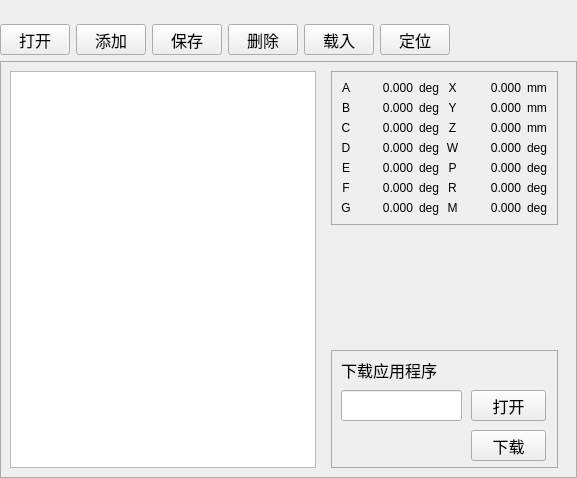
<?xml version="1.0" encoding="UTF-8"?>
<ui version="4.0">
 <class>cteachpointui</class>
 <widget class="QWidget" name="cteachpointui">
  <property name="geometry">
   <rect>
    <x>0</x>
    <y>0</y>
    <width>577</width>
    <height>478</height>
   </rect>
  </property>
  <property name="windowTitle">
   <string>Form</string>
  </property>
  <layout class="QVBoxLayout" name="verticalLayout">
   <property name="leftMargin">
    <number>0</number>
   </property>
   <property name="topMargin">
    <number>0</number>
   </property>
   <property name="rightMargin">
    <number>0</number>
   </property>
   <property name="bottomMargin">
    <number>0</number>
   </property>
   <item>
    <widget class="QLabel" name="label_2">
     <property name="font">
      <font>
       <pointsize>12</pointsize>
      </font>
     </property>
     <property name="text">
      <string/>
     </property>
    </widget>
   </item>
   <item>
    <widget class="QWidget" name="horizontalWidget" native="true">
     <property name="minimumSize">
      <size>
       <width>0</width>
       <height>0</height>
      </size>
     </property>
     <property name="maximumSize">
      <size>
       <width>16777215</width>
       <height>16777215</height>
      </size>
     </property>
     <layout class="QHBoxLayout" name="horizontalLayout">
      <property name="leftMargin">
       <number>0</number>
      </property>
      <property name="topMargin">
       <number>0</number>
      </property>
      <property name="rightMargin">
       <number>0</number>
      </property>
      <property name="bottomMargin">
       <number>0</number>
      </property>
      <item>
       <widget class="QToolButton" name="openteachpoint">
        <property name="minimumSize">
         <size>
          <width>70</width>
          <height>30</height>
         </size>
        </property>
        <property name="font">
         <font>
          <pointsize>12</pointsize>
         </font>
        </property>
        <property name="toolTip">
         <string>打开示教点</string>
        </property>
        <property name="statusTip">
         <string>打开示教点</string>
        </property>
        <property name="text">
         <string>打开</string>
        </property>
       </widget>
      </item>
      <item>
       <widget class="QToolButton" name="addteachpoint">
        <property name="minimumSize">
         <size>
          <width>70</width>
          <height>30</height>
         </size>
        </property>
        <property name="font">
         <font>
          <pointsize>12</pointsize>
         </font>
        </property>
        <property name="toolTip">
         <string>创建示教点</string>
        </property>
        <property name="statusTip">
         <string>创建示教点</string>
        </property>
        <property name="text">
         <string>添加</string>
        </property>
       </widget>
      </item>
      <item>
       <widget class="QToolButton" name="saveteachpoint">
        <property name="minimumSize">
         <size>
          <width>70</width>
          <height>30</height>
         </size>
        </property>
        <property name="font">
         <font>
          <pointsize>12</pointsize>
         </font>
        </property>
        <property name="toolTip">
         <string>保存示教点</string>
        </property>
        <property name="statusTip">
         <string>保存示教点</string>
        </property>
        <property name="text">
         <string>保存</string>
        </property>
       </widget>
      </item>
      <item>
       <widget class="QToolButton" name="deleteteachpoint">
        <property name="minimumSize">
         <size>
          <width>70</width>
          <height>30</height>
         </size>
        </property>
        <property name="font">
         <font>
          <pointsize>12</pointsize>
         </font>
        </property>
        <property name="toolTip">
         <string>删除示教点</string>
        </property>
        <property name="statusTip">
         <string>删除示教点</string>
        </property>
        <property name="text">
         <string>删除</string>
        </property>
       </widget>
      </item>
      <item>
       <widget class="QToolButton" name="getteachpoint">
        <property name="minimumSize">
         <size>
          <width>70</width>
          <height>30</height>
         </size>
        </property>
        <property name="font">
         <font>
          <pointsize>12</pointsize>
         </font>
        </property>
        <property name="toolTip">
         <string>获取示教点</string>
        </property>
        <property name="statusTip">
         <string>获取示教点</string>
        </property>
        <property name="text">
         <string>载入</string>
        </property>
       </widget>
      </item>
      <item>
       <widget class="QToolButton" name="movetopoint">
        <property name="minimumSize">
         <size>
          <width>70</width>
          <height>30</height>
         </size>
        </property>
        <property name="font">
         <font>
          <pointsize>12</pointsize>
         </font>
        </property>
        <property name="toolTip">
         <string>移动到示教点</string>
        </property>
        <property name="statusTip">
         <string>移动到示教点</string>
        </property>
        <property name="text">
         <string>定位</string>
        </property>
       </widget>
      </item>
      <item>
       <spacer name="horizontalSpacer">
        <property name="orientation">
         <enum>Qt::Horizontal</enum>
        </property>
        <property name="sizeHint" stdset="0">
         <size>
          <width>40</width>
          <height>20</height>
         </size>
        </property>
       </spacer>
      </item>
     </layout>
    </widget>
   </item>
   <item>
    <widget class="QGroupBox" name="qgroupBox">
     <property name="styleSheet">
      <string notr="true">QGroupBox {
            border-color: rgb(170, 170, 170);
            border-width: 1px;
            border-style: solid;
            margin-top: 1ex;
			font: 16px
        }
        QGroupBox::title {
            subcontrol-origin: margin;
            subcontrol-position: top left;
            left: 10px;
            margin-left: 2px;
            padding: 0  0px;
        }</string>
     </property>
     <layout class="QHBoxLayout" name="horizontalLayout_2" stretch="5,4">
      <item>
       <widget class="QTableView" name="teachpointtable"/>
      </item>
      <item>
       <widget class="QWidget" name="widget" native="true">
        <layout class="QVBoxLayout" name="verticalLayout_2" stretch="1,2,2">
         <property name="topMargin">
          <number>0</number>
         </property>
         <property name="bottomMargin">
          <number>0</number>
         </property>
         <item>
          <widget class="QGroupBox" name="gridGroupBox">
           <property name="sizePolicy">
            <sizepolicy hsizetype="Preferred" vsizetype="Fixed">
             <horstretch>0</horstretch>
             <verstretch>0</verstretch>
            </sizepolicy>
           </property>
           <layout class="QGridLayout" name="gridLayout" rowstretch="1,0,0,0,0,0,0" columnstretch="0,5,0,0,1,5,0">
            <item row="3" column="2">
             <widget class="QLabel" name="label_20">
              <property name="text">
               <string>deg</string>
              </property>
             </widget>
            </item>
            <item row="0" column="0">
             <widget class="QLabel" name="label_3">
              <property name="sizePolicy">
               <sizepolicy hsizetype="Minimum" vsizetype="Fixed">
                <horstretch>0</horstretch>
                <verstretch>0</verstretch>
               </sizepolicy>
              </property>
              <property name="text">
               <string>A</string>
              </property>
              <property name="alignment">
               <set>Qt::AlignCenter</set>
              </property>
             </widget>
            </item>
            <item row="0" column="1">
             <widget class="QLabel" name="A">
              <property name="text">
               <string>0.000</string>
              </property>
              <property name="alignment">
               <set>Qt::AlignRight|Qt::AlignTrailing|Qt::AlignVCenter</set>
              </property>
             </widget>
            </item>
            <item row="1" column="1">
             <widget class="QLabel" name="B">
              <property name="text">
               <string>0.000</string>
              </property>
              <property name="alignment">
               <set>Qt::AlignRight|Qt::AlignTrailing|Qt::AlignVCenter</set>
              </property>
             </widget>
            </item>
            <item row="1" column="0">
             <widget class="QLabel" name="label_5">
              <property name="text">
               <string>B</string>
              </property>
              <property name="alignment">
               <set>Qt::AlignCenter</set>
              </property>
             </widget>
            </item>
            <item row="1" column="5">
             <widget class="QLabel" name="y">
              <property name="text">
               <string>0.000</string>
              </property>
              <property name="alignment">
               <set>Qt::AlignRight|Qt::AlignTrailing|Qt::AlignVCenter</set>
              </property>
             </widget>
            </item>
            <item row="2" column="1">
             <widget class="QLabel" name="C">
              <property name="text">
               <string>0.000</string>
              </property>
              <property name="alignment">
               <set>Qt::AlignRight|Qt::AlignTrailing|Qt::AlignVCenter</set>
              </property>
             </widget>
            </item>
            <item row="3" column="0">
             <widget class="QLabel" name="label_17">
              <property name="text">
               <string>D</string>
              </property>
              <property name="alignment">
               <set>Qt::AlignCenter</set>
              </property>
             </widget>
            </item>
            <item row="1" column="2">
             <widget class="QLabel" name="label_16">
              <property name="text">
               <string>deg</string>
              </property>
             </widget>
            </item>
            <item row="3" column="1">
             <widget class="QLabel" name="D">
              <property name="text">
               <string>0.000</string>
              </property>
              <property name="alignment">
               <set>Qt::AlignRight|Qt::AlignTrailing|Qt::AlignVCenter</set>
              </property>
             </widget>
            </item>
            <item row="0" column="5">
             <widget class="QLabel" name="x">
              <property name="text">
               <string>0.000</string>
              </property>
              <property name="alignment">
               <set>Qt::AlignRight|Qt::AlignTrailing|Qt::AlignVCenter</set>
              </property>
             </widget>
            </item>
            <item row="1" column="4">
             <widget class="QLabel" name="label_18">
              <property name="text">
               <string>Y</string>
              </property>
              <property name="alignment">
               <set>Qt::AlignCenter</set>
              </property>
             </widget>
            </item>
            <item row="0" column="4">
             <widget class="QLabel" name="label_7">
              <property name="text">
               <string>X</string>
              </property>
              <property name="alignment">
               <set>Qt::AlignCenter</set>
              </property>
             </widget>
            </item>
            <item row="0" column="2">
             <widget class="QLabel" name="label_14">
              <property name="text">
               <string>deg</string>
              </property>
             </widget>
            </item>
            <item row="2" column="2">
             <widget class="QLabel" name="label_19">
              <property name="text">
               <string>deg</string>
              </property>
             </widget>
            </item>
            <item row="2" column="0">
             <widget class="QLabel" name="label_15">
              <property name="text">
               <string>C</string>
              </property>
              <property name="alignment">
               <set>Qt::AlignCenter</set>
              </property>
             </widget>
            </item>
            <item row="0" column="6">
             <widget class="QLabel" name="label_21">
              <property name="text">
               <string>mm</string>
              </property>
             </widget>
            </item>
            <item row="1" column="6">
             <widget class="QLabel" name="label_22">
              <property name="text">
               <string>mm</string>
              </property>
             </widget>
            </item>
            <item row="2" column="4">
             <widget class="QLabel" name="label_25">
              <property name="text">
               <string>Z</string>
              </property>
              <property name="alignment">
               <set>Qt::AlignCenter</set>
              </property>
             </widget>
            </item>
            <item row="3" column="4">
             <widget class="QLabel" name="label_8">
              <property name="text">
               <string>W</string>
              </property>
              <property name="alignment">
               <set>Qt::AlignCenter</set>
              </property>
             </widget>
            </item>
            <item row="2" column="5">
             <widget class="QLabel" name="z">
              <property name="text">
               <string>0.000</string>
              </property>
              <property name="alignment">
               <set>Qt::AlignRight|Qt::AlignTrailing|Qt::AlignVCenter</set>
              </property>
             </widget>
            </item>
            <item row="3" column="5">
             <widget class="QLabel" name="w">
              <property name="text">
               <string>0.000</string>
              </property>
              <property name="alignment">
               <set>Qt::AlignRight|Qt::AlignTrailing|Qt::AlignVCenter</set>
              </property>
             </widget>
            </item>
            <item row="2" column="6">
             <widget class="QLabel" name="label_24">
              <property name="text">
               <string>mm</string>
              </property>
             </widget>
            </item>
            <item row="3" column="6">
             <widget class="QLabel" name="label_23">
              <property name="text">
               <string>deg</string>
              </property>
             </widget>
            </item>
            <item row="4" column="1">
             <widget class="QLabel" name="E">
              <property name="text">
               <string>0.000</string>
              </property>
              <property name="alignment">
               <set>Qt::AlignRight|Qt::AlignTrailing|Qt::AlignVCenter</set>
              </property>
             </widget>
            </item>
            <item row="4" column="0">
             <widget class="QLabel" name="label_26">
              <property name="text">
               <string>E</string>
              </property>
              <property name="alignment">
               <set>Qt::AlignCenter</set>
              </property>
             </widget>
            </item>
            <item row="4" column="2">
             <widget class="QLabel" name="label_27">
              <property name="text">
               <string>deg</string>
              </property>
             </widget>
            </item>
            <item row="4" column="5">
             <widget class="QLabel" name="p">
              <property name="text">
               <string>0.000</string>
              </property>
              <property name="alignment">
               <set>Qt::AlignRight|Qt::AlignTrailing|Qt::AlignVCenter</set>
              </property>
             </widget>
            </item>
            <item row="4" column="6">
             <widget class="QLabel" name="label_28">
              <property name="text">
               <string>deg</string>
              </property>
             </widget>
            </item>
            <item row="4" column="4">
             <widget class="QLabel" name="label_29">
              <property name="text">
               <string>P</string>
              </property>
              <property name="alignment">
               <set>Qt::AlignCenter</set>
              </property>
             </widget>
            </item>
            <item row="5" column="0">
             <widget class="QLabel" name="label_30">
              <property name="text">
               <string>F</string>
              </property>
              <property name="alignment">
               <set>Qt::AlignCenter</set>
              </property>
             </widget>
            </item>
            <item row="5" column="1">
             <widget class="QLabel" name="F">
              <property name="text">
               <string>0.000</string>
              </property>
              <property name="alignment">
               <set>Qt::AlignRight|Qt::AlignTrailing|Qt::AlignVCenter</set>
              </property>
             </widget>
            </item>
            <item row="5" column="2">
             <widget class="QLabel" name="label_31">
              <property name="text">
               <string>deg</string>
              </property>
             </widget>
            </item>
            <item row="5" column="4">
             <widget class="QLabel" name="label_32">
              <property name="text">
               <string>R</string>
              </property>
              <property name="alignment">
               <set>Qt::AlignCenter</set>
              </property>
             </widget>
            </item>
            <item row="5" column="5">
             <widget class="QLabel" name="r">
              <property name="text">
               <string>0.000</string>
              </property>
              <property name="alignment">
               <set>Qt::AlignRight|Qt::AlignTrailing|Qt::AlignVCenter</set>
              </property>
             </widget>
            </item>
            <item row="5" column="6">
             <widget class="QLabel" name="label_33">
              <property name="text">
               <string>deg</string>
              </property>
             </widget>
            </item>
            <item row="6" column="0">
             <widget class="QLabel" name="label_4">
              <property name="text">
               <string>G</string>
              </property>
              <property name="alignment">
               <set>Qt::AlignCenter</set>
              </property>
             </widget>
            </item>
            <item row="6" column="4">
             <widget class="QLabel" name="label_6">
              <property name="text">
               <string>M</string>
              </property>
              <property name="alignment">
               <set>Qt::AlignCenter</set>
              </property>
             </widget>
            </item>
            <item row="6" column="2">
             <widget class="QLabel" name="label_9">
              <property name="text">
               <string>deg</string>
              </property>
             </widget>
            </item>
            <item row="6" column="6">
             <widget class="QLabel" name="label_10">
              <property name="text">
               <string>deg</string>
              </property>
             </widget>
            </item>
            <item row="6" column="1">
             <widget class="QLabel" name="G">
              <property name="text">
               <string>0.000</string>
              </property>
              <property name="alignment">
               <set>Qt::AlignRight|Qt::AlignTrailing|Qt::AlignVCenter</set>
              </property>
             </widget>
            </item>
            <item row="6" column="5">
             <widget class="QLabel" name="m">
              <property name="text">
               <string>0.000</string>
              </property>
              <property name="alignment">
               <set>Qt::AlignRight|Qt::AlignTrailing|Qt::AlignVCenter</set>
              </property>
             </widget>
            </item>
           </layout>
          </widget>
         </item>
         <item>
          <spacer name="verticalSpacer">
           <property name="orientation">
            <enum>Qt::Vertical</enum>
           </property>
           <property name="sizeHint" stdset="0">
            <size>
             <width>20</width>
             <height>40</height>
            </size>
           </property>
          </spacer>
         </item>
         <item>
          <widget class="QGroupBox" name="groupBox_2">
           <widget class="QLabel" name="label">
            <property name="geometry">
             <rect>
              <x>10</x>
              <y>10</y>
              <width>101</width>
              <height>20</height>
             </rect>
            </property>
            <property name="font">
             <font>
              <pointsize>12</pointsize>
             </font>
            </property>
            <property name="text">
             <string>下载应用程序</string>
            </property>
           </widget>
           <widget class="QPushButton" name="openuserfile">
            <property name="geometry">
             <rect>
              <x>140</x>
              <y>40</y>
              <width>75</width>
              <height>31</height>
             </rect>
            </property>
            <property name="font">
             <font>
              <pointsize>12</pointsize>
             </font>
            </property>
            <property name="text">
             <string>打开</string>
            </property>
           </widget>
           <widget class="QLineEdit" name="userfilename">
            <property name="geometry">
             <rect>
              <x>10</x>
              <y>40</y>
              <width>121</width>
              <height>31</height>
             </rect>
            </property>
            <property name="font">
             <font>
              <pointsize>12</pointsize>
             </font>
            </property>
           </widget>
           <widget class="QPushButton" name="downuserfile">
            <property name="geometry">
             <rect>
              <x>140</x>
              <y>80</y>
              <width>75</width>
              <height>31</height>
             </rect>
            </property>
            <property name="font">
             <font>
              <pointsize>12</pointsize>
             </font>
            </property>
            <property name="text">
             <string>下载</string>
            </property>
           </widget>
          </widget>
         </item>
        </layout>
       </widget>
      </item>
     </layout>
    </widget>
   </item>
  </layout>
 </widget>
 <resources/>
 <connections/>
</ui>
